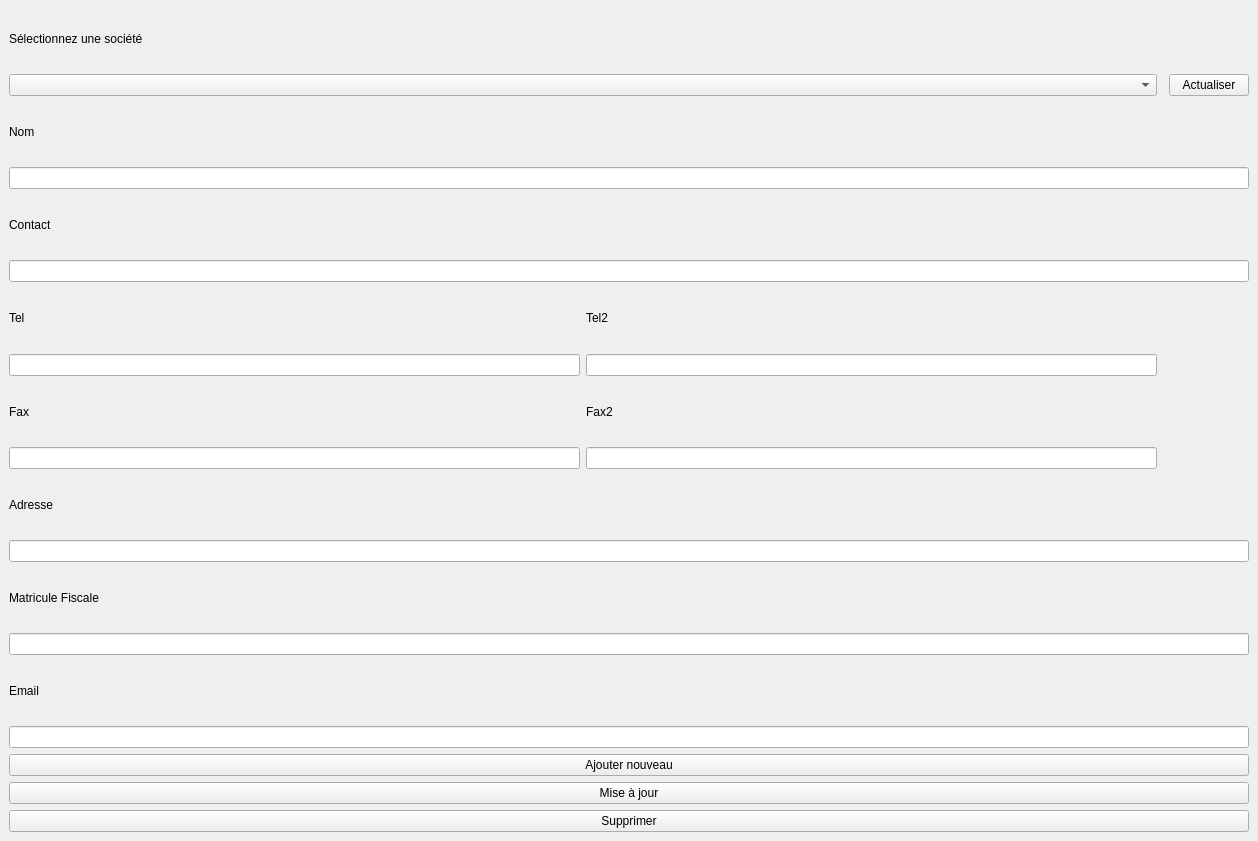
<?xml version="1.0" encoding="UTF-8"?>
<ui version="4.0">
 <class>MainWindow</class>
 <widget class="QMainWindow" name="MainWindow">
  <property name="geometry">
   <rect>
    <x>0</x>
    <y>0</y>
    <width>1258</width>
    <height>841</height>
   </rect>
  </property>
  <property name="windowTitle">
   <string>SFMI</string>
  </property>
  <widget class="QWidget" name="centralwidget">
   <layout class="QGridLayout" name="gridLayout">
    <item row="0" column="0">
     <widget class="QLabel" name="selectLab">
      <property name="text">
       <string>Sélectionnez une société</string>
      </property>
     </widget>
    </item>
    <item row="21" column="0" colspan="4">
     <widget class="QPushButton" name="deleteBtn">
      <property name="text">
       <string>Supprimer</string>
      </property>
     </widget>
    </item>
    <item row="9" column="1">
     <widget class="QLineEdit" name="fax2Box"/>
    </item>
    <item row="1" column="0" colspan="2">
     <widget class="QComboBox" name="comboBox"/>
    </item>
    <item row="8" column="0">
     <widget class="QLabel" name="faxLab">
      <property name="text">
       <string>Fax</string>
      </property>
     </widget>
    </item>
    <item row="6" column="0">
     <widget class="QLabel" name="telLab">
      <property name="text">
       <string>Tel</string>
      </property>
     </widget>
    </item>
    <item row="4" column="0">
     <widget class="QLabel" name="contactLab">
      <property name="text">
       <string>Contact</string>
      </property>
     </widget>
    </item>
    <item row="7" column="0">
     <widget class="QLineEdit" name="telBox"/>
    </item>
    <item row="5" column="0" colspan="4">
     <widget class="QLineEdit" name="contactBox"/>
    </item>
    <item row="12" column="0">
     <widget class="QLabel" name="matLab">
      <property name="text">
       <string>Matricule Fiscale</string>
      </property>
     </widget>
    </item>
    <item row="15" column="0" colspan="4">
     <widget class="QLineEdit" name="emailBox"/>
    </item>
    <item row="6" column="1">
     <widget class="QLabel" name="tel2Lab">
      <property name="text">
       <string>Tel2</string>
      </property>
     </widget>
    </item>
    <item row="9" column="0">
     <widget class="QLineEdit" name="faxBox"/>
    </item>
    <item row="11" column="0" colspan="4">
     <widget class="QLineEdit" name="adressBox"/>
    </item>
    <item row="10" column="0">
     <widget class="QLabel" name="adressLab">
      <property name="text">
       <string>Adresse</string>
      </property>
     </widget>
    </item>
    <item row="8" column="1">
     <widget class="QLabel" name="fax2Lab">
      <property name="text">
       <string>Fax2</string>
      </property>
     </widget>
    </item>
    <item row="1" column="3">
     <widget class="QPushButton" name="refreshBtn">
      <property name="text">
       <string>Actualiser</string>
      </property>
     </widget>
    </item>
    <item row="7" column="1">
     <widget class="QLineEdit" name="tel2Box"/>
    </item>
    <item row="19" column="0" colspan="4">
     <widget class="QPushButton" name="UpdateBtn">
      <property name="text">
       <string>Mise à jour</string>
      </property>
     </widget>
    </item>
    <item row="17" column="0" colspan="4">
     <widget class="QPushButton" name="createBtn">
      <property name="text">
       <string>Ajouter nouveau</string>
      </property>
     </widget>
    </item>
    <item row="2" column="0">
     <widget class="QLabel" name="nameLab">
      <property name="text">
       <string>Nom</string>
      </property>
     </widget>
    </item>
    <item row="14" column="0">
     <widget class="QLabel" name="emailLab">
      <property name="text">
       <string>Email</string>
      </property>
     </widget>
    </item>
    <item row="13" column="0" colspan="4">
     <widget class="QLineEdit" name="matBox"/>
    </item>
    <item row="3" column="0" colspan="4">
     <widget class="QLineEdit" name="nameBox">
      <property name="clearButtonEnabled">
       <bool>false</bool>
      </property>
     </widget>
    </item>
   </layout>
  </widget>
 </widget>
 <tabstops>
  <tabstop>comboBox</tabstop>
  <tabstop>refreshBtn</tabstop>
  <tabstop>nameBox</tabstop>
  <tabstop>contactBox</tabstop>
  <tabstop>telBox</tabstop>
  <tabstop>tel2Box</tabstop>
  <tabstop>faxBox</tabstop>
  <tabstop>fax2Box</tabstop>
  <tabstop>adressBox</tabstop>
  <tabstop>matBox</tabstop>
  <tabstop>emailBox</tabstop>
  <tabstop>createBtn</tabstop>
  <tabstop>UpdateBtn</tabstop>
  <tabstop>deleteBtn</tabstop>
 </tabstops>
 <resources/>
 <connections/>
</ui>
